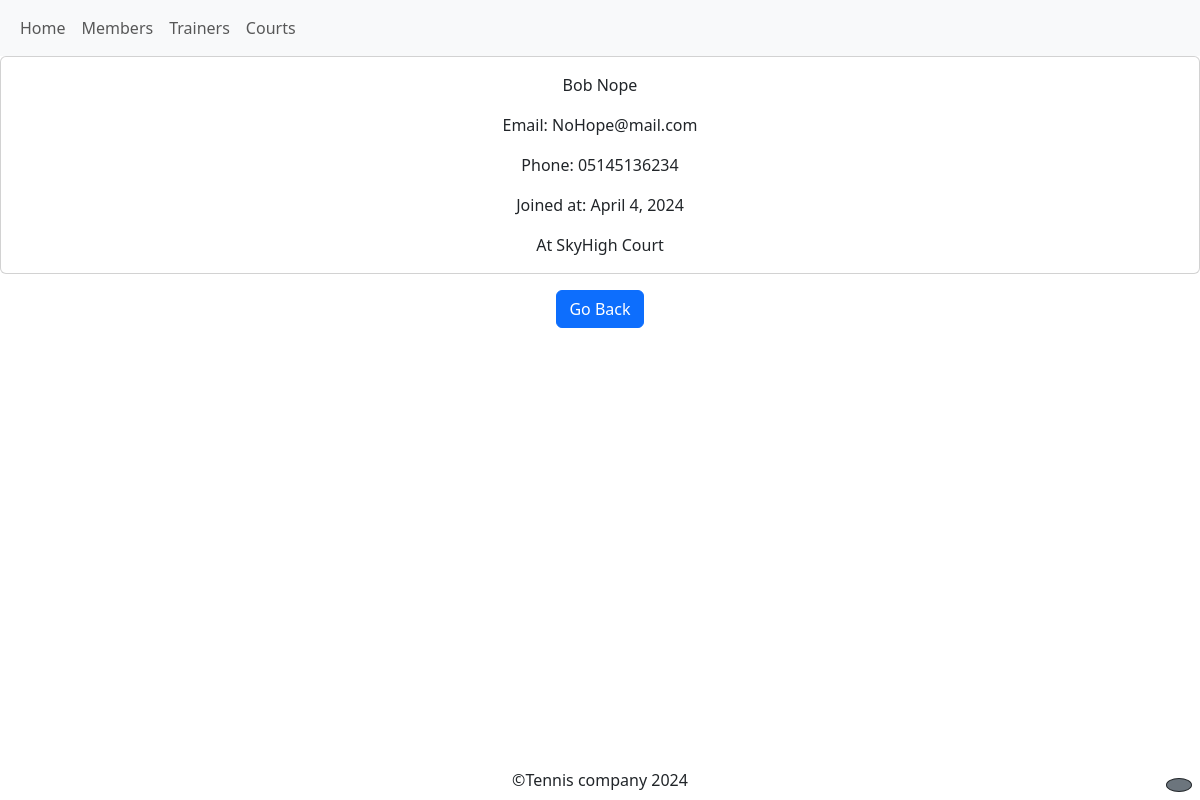
Page /members/member_details/1 on the committed database.
### members/models.py (models this page shows, shortened)
class Member(models.Model):
    fname = models.CharField(max_length=30)
    lname = models.CharField(max_length=30)
    email = models.EmailField()
    phone = models.CharField(max_length=13)
    join_date = models.DateField(max_length=254)
    court = models.ForeignKey(
        Court, on_delete=models.SET_NULL, null=True, blank=True, related_name="members"
    )

### courts/models.py (models this page shows, shortened)
class Court(models.Model):
    name = models.CharField(max_length=100)
    number = models.PositiveIntegerField(unique=True)
    is_occupied = models.BooleanField(default=False)
    occupation_time = models.DateTimeField(null=True, blank=True)
    def __str__(self):
        return self.name

### members/views.py (the view)
# urls.py: path("member_details/<int:id>", views.member_details, name="member_details"),
def member_details(request, id):
    member = Member.objects.get(id=id)
    context = {"member": member}
    return render(request, "member_details.html", context)

### members/templates/member_details.html (shortened to what this page needs)
{%extends 'base.html'%}  {%block content%}
<div class="card">
  <div class="card-body">
    <p class="title">{{member.fname}} {{member.lname}}</p>
    <p class="card-text">Email: {{member.email}}</p>
    <p class="card-text">Phone: {{member.phone}}</p>
    <p class="card-text">Joined at: {{member.join_date}}</p>
    {% if member.court%}
    <p class="card-text">At {{member.court}} Court</p>
    {%endif%}
  </div>
</div>
<a href="{%url 'members'%}" class="btn btn-primary mt-3">Go Back</a>
{%endblock%}

### rows in the picture
Member: fname "Bob", lname "Nope", email "NoHope@mail.com", phone "05145136234", join_date "April 4, 2024", court "SkyHigh"
